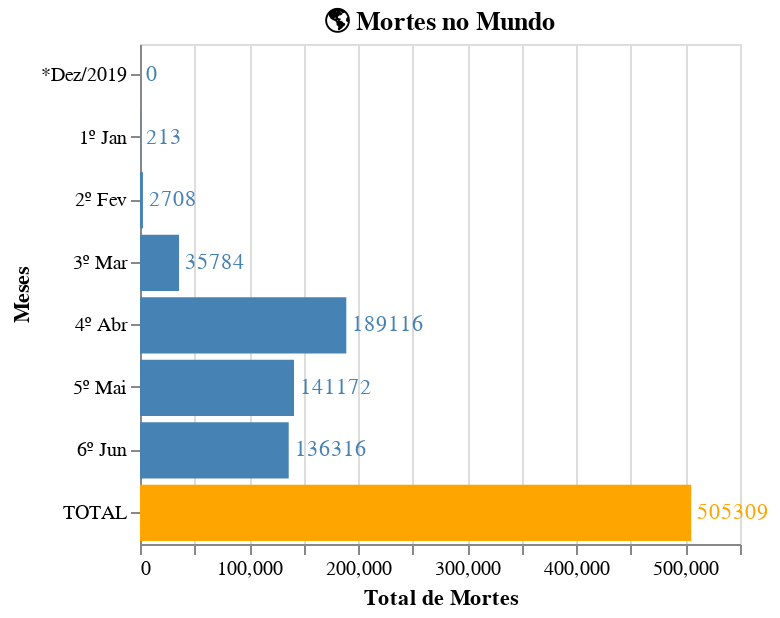

Notebook cell for this chart:
### Code cell
mundo_mortesMeses = gerarGrafico(mortes_mundo, '🌎 Mortes no Mundo')
mundo_mortesMeses

### Figure 1 — Vega-Lite specification as saved in the notebook (floating-point values rounded to 4 significant figures)
{"config": {"view": {"continuousWidth": 400, "continuousHeight": 300}}, "layer": [{"mark": "bar", "encoding": {"color": {"condition": {"value": "orange", "test": "(datum.Meses === 'TOTAL')"}, "value": "steelblue"}, "x": {"type": "quantitative", "field": "Total de Mortes"}, "y": {"type": "nominal", "field": "Meses"}}, "title": "🌎 Mortes no Mundo", "width": 300}, {"mark": {"type": "text", "align": "left", "baseline": "middle", "dx": 3}, "encoding": {"color": {"condition": {"value": "orange", "test": "(datum.Meses === 'TOTAL')"}, "value": "steelblue"}, "text": {"type": "quantitative", "field": "Total de Mortes"}, "x": {"type": "quantitative", "field": "Total de Mortes"}, "y": {"type": "nominal", "field": "Meses"}}, "title": "🌎 Mortes no Mundo", "width": 300}], "data": {"name": "data-09066ca1f610d6f3a1bee40f799f807d"}, "height": 250, "$schema": "https://vega.github.io/schema/vega-lite/v4.8.1.json", "datasets": {"data-09066ca1f610d6f3a1bee40f799f807d": [{"Meses": "*Dez/2019", "Total de Mortes": 0}, {"Meses": "1º Jan", "Total de Mortes": 213}, {"Meses": "2º Fev", "Total de Mortes": 2708}, {"Meses": "3º Mar", "Total de Mortes": 35784}, {"Meses": "4º Abr", "Total de Mortes": 189116}, {"Meses": "5º Mai", "Total de Mortes": 141172}, {"Meses": "6º Jun", "Total de Mortes": 136316}, {"Meses": "TOTAL", "Total de Mortes": 505309}]}}
